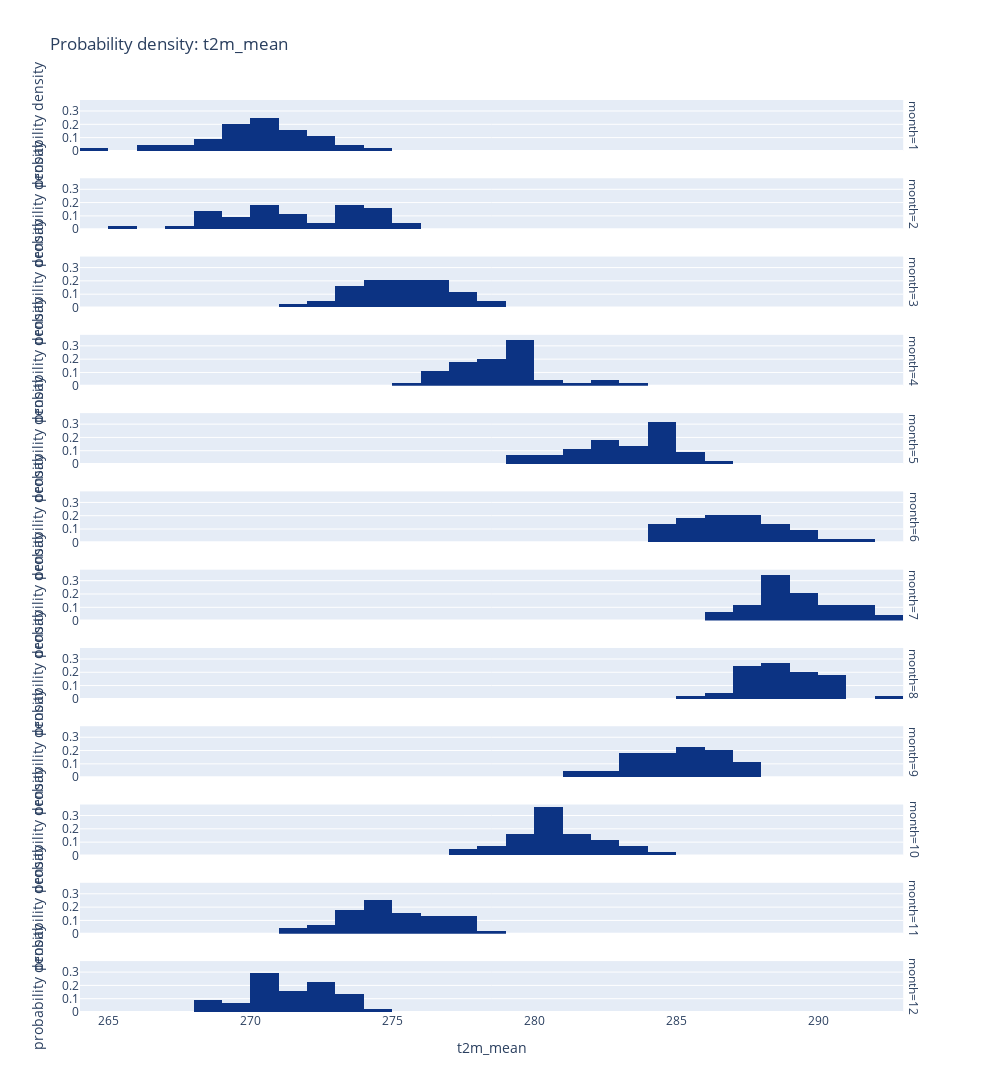

Notebook source saved alongside this figure:
### Markdown cell above
- not really normaly distributed
- Two peaks at different values

### Code cell
#distribution of target variable t2m_mean

fig = px.histogram(
    data_frame = df,
    x = "t2m_mean",
    histnorm = "probability density",

    facet_row = "month",

    color_discrete_sequence = plt_style_s,
    title = "Probability density: t2m_mean",
    nbins = 50,

    width = 1000,
    height = 2000,

    labels = {"probability density" : ""},
)

fig.show()

### Figure 1 — Plotly figure (JSON) as saved in the notebook; plotly's stock layout.template omitted (floating-point values rounded to 4 significant figures)
{"data": [{"alignmentgroup": "True", "bingroup": "x", "histnorm": "probability density", "hovertemplate": "month=1<br>t2m_mean=%{x}<br>probability density=%{y}<extra></extra>", "legendgroup": "", "marker": {"color": "rgb(12,51,131)", "pattern": {"shape": ""}}, "name": "", "nbinsx": 50, "offsetgroup": "", "orientation": "v", "showlegend": false, "type": "histogram", "x": [266.7, 268.3, 267.5, 270.6, 271.7, 269.8, 264.8, 269.6, 266.4, 272.8, 270.7, 270.2, 270.1, 269.0, 272.4, 271.9, 269.2, 270.8, 270.0, 270.9, 271.4, 269.1, 271.3, 269.9, 269.6, 270.3, 269.5, 268.1, 274.0, 273.0, 268.3, 268.0, 270.7, 271.4, 270.8, 273.0, 271.7, 272.4, 267.6, 274.3, 269.7, 272.4, 270.1, 271.2], "xaxis": "x12", "yaxis": "y12"}, {"alignmentgroup": "True", "bingroup": "x", "histnorm": "probability density", "hovertemplate": "month=2<br>t2m_mean=%{x}<br>probability density=%{y}<extra></extra>", "legendgroup": "", "marker": {"color": "rgb(12,51,131)", "pattern": {"shape": ""}}, "name": "", "nbinsx": 50, "offsetgroup": "", "orientation": "v", "showlegend": false, "type": "histogram", "x": [271.8, 272.7, 268.8, 270.6, 268.2, 269.2, 270.4, 265.9, 271.1, 270.9, 273.5, 275.3, 268.5, 271.7, 270.0, 271.5, 274.4, 269.4, 273.8, 273.8, 269.6, 273.3, 272.8, 274.6, 268.2, 271.7, 268.4, 270.2, 274.7, 273.8, 270.6, 270.6, 273.0, 267.1, 268.9, 274.1, 270.6, 274.1, 274.3, 269.2, 273.8, 275.5, 274.4, 273.8], "xaxis": "x11", "yaxis": "y11"}, {"alignmentgroup": "True", "bingroup": "x", "histnorm": "probability density", "hovertemplate": "month=3<br>t2m_mean=%{x}<br>probability density=%{y}<extra></extra>", "legendgroup": "", "marker": {"color": "rgb(12,51,131)", "pattern": {"shape": ""}}, "name": "", "nbinsx": 50, "offsetgroup": "", "orientation": "v", "showlegend": false, "type": "histogram", "x": [274.8, 274.4, 276.7, 273.4, 275.0, 272.2, 273.0, 273.9, 271.2, 273.3, 277.4, 276.8, 277.2, 275.4, 274.0, 278.5, 273.1, 273.0, 277.3, 275.2, 275.6, 275.6, 277.0, 276.6, 276.9, 274.2, 275.0, 273.3, 275.9, 274.7, 274.7, 274.4, 276.5, 278.0, 273.4, 277.0, 276.3, 274.7, 278.4, 274.2, 276.8, 276.0, 275.3, 276.3], "xaxis": "x10", "yaxis": "y10"}, {"alignmentgroup": "True", "bingroup": "x", "histnorm": "probability density", "hovertemplate": "month=4<br>t2m_mean=%{x}<br>probability density=%{y}<extra></extra>", "legendgroup": "", "marker": {"color": "rgb(12,51,131)", "pattern": {"shape": ""}}, "name": "", "nbinsx": 50, "offsetgroup": "", "orientation": "v", "showlegend": false, "type": "histogram", "x": [276.1, 275.8, 279.4, 277.2, 278.2, 277.0, 277.8, 276.4, 279.0, 279.1, 277.1, 277.1, 277.0, 278.1, 279.6, 277.1, 278.7, 279.0, 277.6, 278.0, 278.4, 279.4, 277.0, 278.7, 278.7, 278.9, 279.2, 279.0, 283.4, 278.0, 281.0, 279.8, 282.3, 278.7, 279.5, 280.7, 280.0, 279.4, 279.2, 282.3, 279.2, 282.0, 277.6, 279.2], "xaxis": "x9", "yaxis": "y9"}, {"alignmentgroup": "True", "bingroup": "x", "histnorm": "probability density", "hovertemplate": "month=5<br>t2m_mean=%{x}<br>probability density=%{y}<extra></extra>", "legendgroup": "", "marker": {"color": "rgb(12,51,131)", "pattern": {"shape": ""}}, "name": "", "nbinsx": 50, "offsetgroup": "", "orientation": "v", "showlegend": false, "type": "histogram", "x": [281.7, 280.7, 282.1, 282.5, 280.5, 279.5, 282.0, 284.4, 279.9, 283.7, 283.7, 284.3, 279.7, 284.4, 284.0, 283.3, 282.7, 282.6, 283.4, 284.0, 284.8, 284.8, 285.2, 282.8, 284.6, 281.8, 284.1, 283.6, 284.6, 284.9, 285.7, 282.1, 285.3, 284.1, 281.1, 282.7, 284.2, 282.8, 284.6, 285.2, 281.0, 284.4, 281.2, 286.1], "xaxis": "x8", "yaxis": "y8"}, {"alignmentgroup": "True", "bingroup": "x", "histnorm": "probability density", "hovertemplate": "month=6<br>t2m_mean=%{x}<br>probability density=%{y}<extra></extra>", "legendgroup": "", "marker": {"color": "rgb(12,51,131)", "pattern": {"shape": ""}}, "name": "", "nbinsx": 50, "offsetgroup": "", "orientation": "v", "showlegend": false, "type": "histogram", "x": [286.0, 284.2, 286.3, 286.8, 286.7, 284.9, 284.5, 286.4, 284.5, 285.5, 285.3, 285.5, 284.9, 285.6, 287.0, 287.1, 284.9, 287.4, 286.0, 287.4, 285.7, 288.3, 285.8, 289.1, 291.7, 286.9, 288.6, 288.1, 287.6, 287.8, 287.0, 287.4, 287.2, 288.2, 286.5, 287.7, 288.5, 287.0, 289.9, 288.8, 289.9, 286.8, 289.1, 290.0], "xaxis": "x7", "yaxis": "y7"}, {"alignmentgroup": "True", "bingroup": "x", "histnorm": "probability density", "hovertemplate": "month=7<br>t2m_mean=%{x}<br>probability density=%{y}<extra></extra>", "legendgroup": "", "marker": {"color": "rgb(12,51,131)", "pattern": {"shape": ""}}, "name": "", "nbinsx": 50, "offsetgroup": "", "orientation": "v", "showlegend": false, "type": "histogram", "x": [287.8, 286.1, 287.1, 289.6, 291.9, 288.1, 289.7, 288.2, 288.6, 288.7, 288.9, 288.7, 289.9, 289.1, 287.3, 291.3, 290.9, 287.6, 287.4, 289.0, 289.1, 286.5, 289.0, 288.5, 290.2, 288.4, 289.0, 292.3, 288.5, 288.9, 289.2, 290.7, 287.0, 288.9, 290.8, 288.1, 292.6, 289.9, 289.9, 291.0, 291.1, 290.2, 288.8, 291.8], "xaxis": "x6", "yaxis": "y6"}, {"alignmentgroup": "True", "bingroup": "x", "histnorm": "probability density", "hovertemplate": "month=8<br>t2m_mean=%{x}<br>probability density=%{y}<extra></extra>", "legendgroup": "", "marker": {"color": "rgb(12,51,131)", "pattern": {"shape": ""}}, "name": "", "nbinsx": 50, "offsetgroup": "", "orientation": "v", "showlegend": false, "type": "histogram", "x": [286.3, 288.8, 288.2, 287.3, 288.2, 287.3, 287.6, 287.7, 287.9, 288.4, 288.1, 288.9, 289.9, 290.7, 288.4, 289.7, 287.8, 287.2, 289.5, 289.0, 288.5, 289.2, 289.6, 287.8, 292.5, 288.8, 287.0, 285.6, 287.8, 288.6, 290.4, 287.8, 289.7, 290.2, 289.2, 286.8, 290.3, 289.4, 290.1, 290.6, 289.8, 290.0, 288.0, 290.9], "xaxis": "x5", "yaxis": "y5"}, {"alignmentgroup": "True", "bingroup": "x", "histnorm": "probability density", "hovertemplate": "month=9<br>t2m_mean=%{x}<br>probability density=%{y}<extra></extra>", "legendgroup": "", "marker": {"color": "rgb(12,51,131)", "pattern": {"shape": ""}}, "name": "", "nbinsx": 50, "offsetgroup": "", "orientation": "v", "showlegend": false, "type": "histogram", "x": [284.6, 285.9, 285.1, 286.5, 285.2, 282.8, 286.1, 285.0, 287.4, 284.6, 284.6, 283.9, 286.6, 284.7, 283.5, 284.4, 282.3, 281.7, 286.2, 284.1, 286.8, 285.4, 282.0, 283.5, 285.0, 285.7, 286.0, 287.6, 283.6, 283.7, 286.2, 283.9, 287.1, 285.1, 285.5, 285.6, 283.9, 287.1, 283.4, 287.0, 285.9, 286.4, 286.6, 284.8], "xaxis": "x4", "yaxis": "y4"}, {"alignmentgroup": "True", "bingroup": "x", "histnorm": "probability density", "hovertemplate": "month=10<br>t2m_mean=%{x}<br>probability density=%{y}<extra></extra>", "legendgroup": "", "marker": {"color": "rgb(12,51,131)", "pattern": {"shape": ""}}, "name": "", "nbinsx": 50, "offsetgroup": "", "orientation": "v", "showlegend": false, "type": "histogram", "x": [280.6, 278.7, 279.2, 279.2, 280.2, 280.2, 280.9, 281.1, 281.2, 281.7, 280.5, 281.8, 278.9, 277.9, 278.8, 280.3, 283.4, 280.0, 280.1, 279.9, 280.5, 280.8, 283.7, 280.5, 277.4, 282.1, 282.0, 283.4, 280.3, 281.1, 280.2, 279.4, 280.5, 280.7, 282.0, 282.8, 280.0, 279.6, 281.7, 282.1, 282.6, 279.7, 280.3, 284.5], "xaxis": "x3", "yaxis": "y3"}, {"alignmentgroup": "True", "bingroup": "x", "histnorm": "probability density", "hovertemplate": "month=11<br>t2m_mean=%{x}<br>probability density=%{y}<extra></extra>", "legendgroup": "", "marker": {"color": "rgb(12,51,131)", "pattern": {"shape": ""}}, "name": "", "nbinsx": 50, "offsetgroup": "", "orientation": "v", "showlegend": false, "type": "histogram", "x": [273.4, 273.0, 273.7, 275.5, 274.9, 276.2, 271.1, 275.0, 275.2, 273.4, 273.1, 273.7, 273.8, 276.4, 272.3, 278.3, 274.2, 274.7, 275.0, 271.6, 272.3, 275.1, 273.6, 276.8, 275.9, 274.7, 274.5, 277.5, 273.7, 274.9, 277.2, 275.1, 276.7, 276.3, 274.7, 277.8, 277.7, 275.6, 274.7, 276.6, 275.5, 277.0, 274.5, 277.1], "xaxis": "x2", "yaxis": "y2"}, {"alignmentgroup": "True", "bingroup": "x", "histnorm": "probability density", "hovertemplate": "month=12<br>t2m_mean=%{x}<br>probability density=%{y}<extra></extra>", "legendgroup": "", "marker": {"color": "rgb(12,51,131)", "pattern": {"shape": ""}}, "name": "", "nbinsx": 50, "offsetgroup": "", "orientation": "v", "showlegend": false, "type": "histogram", "x": [272.4, 268.6, 269.9, 271.4, 270.4, 270.8, 272.2, 270.8, 272.2, 271.9, 271.8, 268.5, 269.1, 271.0, 272.7, 273.3, 270.6, 270.3, 271.9, 270.6, 270.7, 273.2, 269.0, 273.3, 271.4, 270.9, 268.8, 272.8, 270.4, 270.6, 270.6, 269.0, 273.0, 271.1, 272.1, 273.3, 274.8, 272.2, 270.9, 273.0, 273.8, 272.5, 272.0, 272.9], "xaxis": "x", "yaxis": "y"}], "layout": {"annotations": [{"font": {}, "showarrow": false, "text": "month=12", "textangle": 90, "x": 0.98, "xanchor": "left", "xref": "paper", "y": 0.02792, "yanchor": "middle", "yref": "paper"}, {"font": {}, "showarrow": false, "text": "month=11", "textangle": 90, "x": 0.98, "xanchor": "left", "xref": "paper", "y": 0.1137, "yanchor": "middle", "yref": "paper"}, {"font": {}, "showarrow": false, "text": "month=10", "textangle": 90, "x": 0.98, "xanchor": "left", "xref": "paper", "y": 0.1996, "yanchor": "middle", "yref": "paper"}, {"font": {}, "showarrow": false, "text": "month=9", "textangle": 90, "x": 0.98, "xanchor": "left", "xref": "paper", "y": 0.2854, "yanchor": "middle", "yref": "paper"}, {"font": {}, "showarrow": false, "text": "month=8", "textangle": 90, "x": 0.98, "xanchor": "left", "xref": "paper", "y": 0.3712, "yanchor": "middle", "yref": "paper"}, {"font": {}, "showarrow": false, "text": "month=7", "textangle": 90, "x": 0.98, "xanchor": "left", "xref": "paper", "y": 0.4571, "yanchor": "middle", "yref": "paper"}, {"font": {}, "showarrow": false, "text": "month=6", "textangle": 90, "x": 0.98, "xanchor": "left", "xref": "paper", "y": 0.5429, "yanchor": "middle", "yref": "paper"}, {"font": {}, "showarrow": false, "text": "month=5", "textangle": 90, "x": 0.98, "xanchor": "left", "xref": "paper", "y": 0.6287, "yanchor": "middle", "yref": "paper"}, {"font": {}, "showarrow": false, "text": "month=4", "textangle": 90, "x": 0.98, "xanchor": "left", "xref": "paper", "y": 0.7146, "yanchor": "middle", "yref": "paper"}, {"font": {}, "showarrow": false, "text": "month=3", "textangle": 90, "x": 0.98, "xanchor": "left", "xref": "paper", "y": 0.8004, "yanchor": "middle", "yref": "paper"}, {"font": {}, "showarrow": false, "text": "month=2", "textangle": 90, "x": 0.98, "xanchor": "left", "xref": "paper", "y": 0.8862, "yanchor": "middle", "yref": "paper"}, {"font": {}, "showarrow": false, "text": "month=1", "textangle": 90, "x": 0.98, "xanchor": "left", "xref": "paper", "y": 0.9721, "yanchor": "middle", "yref": "paper"}], "barmode": "relative", "height": 2000, "legend": {"tracegroupgap": 0}, "title": {"text": "Probability density: t2m_mean"}, "width": 1000, "xaxis": {"anchor": "y", "domain": [0, 0.98], "title": {"text": "t2m_mean"}}, "xaxis10": {"anchor": "y10", "domain": [0, 0.98], "matches": "x", "showticklabels": false}, "xaxis11": {"anchor": "y11", "domain": [0, 0.98], "matches": "x", "showticklabels": false}, "xaxis12": {"anchor": "y12", "domain": [0, 0.98], "matches": "x", "showticklabels": false}, "xaxis2": {"anchor": "y2", "domain": [0, 0.98], "matches": "x", "showticklabels": false}, "xaxis3": {"anchor": "y3", "domain": [0, 0.98], "matches": "x", "showticklabels": false}, "xaxis4": {"anchor": "y4", "domain": [0, 0.98], "matches": "x", "showticklabels": false}, "xaxis5": {"anchor": "y5", "domain": [0, 0.98], "matches": "x", "showticklabels": false}, "xaxis6": {"anchor": "y6", "domain": [0, 0.98], "matches": "x", "showticklabels": false}, "xaxis7": {"anchor": "y7", "domain": [0, 0.98], "matches": "x", "showticklabels": false}, "xaxis8": {"anchor": "y8", "domain": [0, 0.98], "matches": "x", "showticklabels": false}, "xaxis9": {"anchor": "y9", "domain": [0, 0.98], "matches": "x", "showticklabels": false}, "yaxis": {"anchor": "x", "domain": [0, 0.05583], "title": {"text": "probability density"}}, "yaxis10": {"anchor": "x10", "domain": [0.7725, 0.8283], "matches": "y", "title": {"text": "probability density"}}, "yaxis11": {"anchor": "x11", "domain": [0.8583, 0.9142], "matches": "y", "title": {"text": "probability density"}}, "yaxis12": {"anchor": "x12", "domain": [0.9442, 1.0], "matches": "y", "title": {"text": "probability density"}}, "yaxis2": {"anchor": "x2", "domain": [0.08583, 0.1417], "matches": "y", "title": {"text": "probability density"}}, "yaxis3": {"anchor": "x3", "domain": [0.1717, 0.2275], "matches": "y", "title": {"text": "probability density"}}, "yaxis4": {"anchor": "x4", "domain": [0.2575, 0.3133], "matches": "y", "title": {"text": "probability density"}}, "yaxis5": {"anchor": "x5", "domain": [0.3433, 0.3992], "matches": "y", "title": {"text": "probability density"}}, "yaxis6": {"anchor": "x6", "domain": [0.4292, 0.485], "matches": "y", "title": {"text": "probability density"}}, "yaxis7": {"anchor": "x7", "domain": [0.515, 0.5708], "matches": "y", "title": {"text": "probability density"}}, "yaxis8": {"anchor": "x8", "domain": [0.6008, 0.6567], "matches": "y", "title": {"text": "probability density"}}, "yaxis9": {"anchor": "x9", "domain": [0.6867, 0.7425], "matches": "y", "title": {"text": "probability density"}}}}
